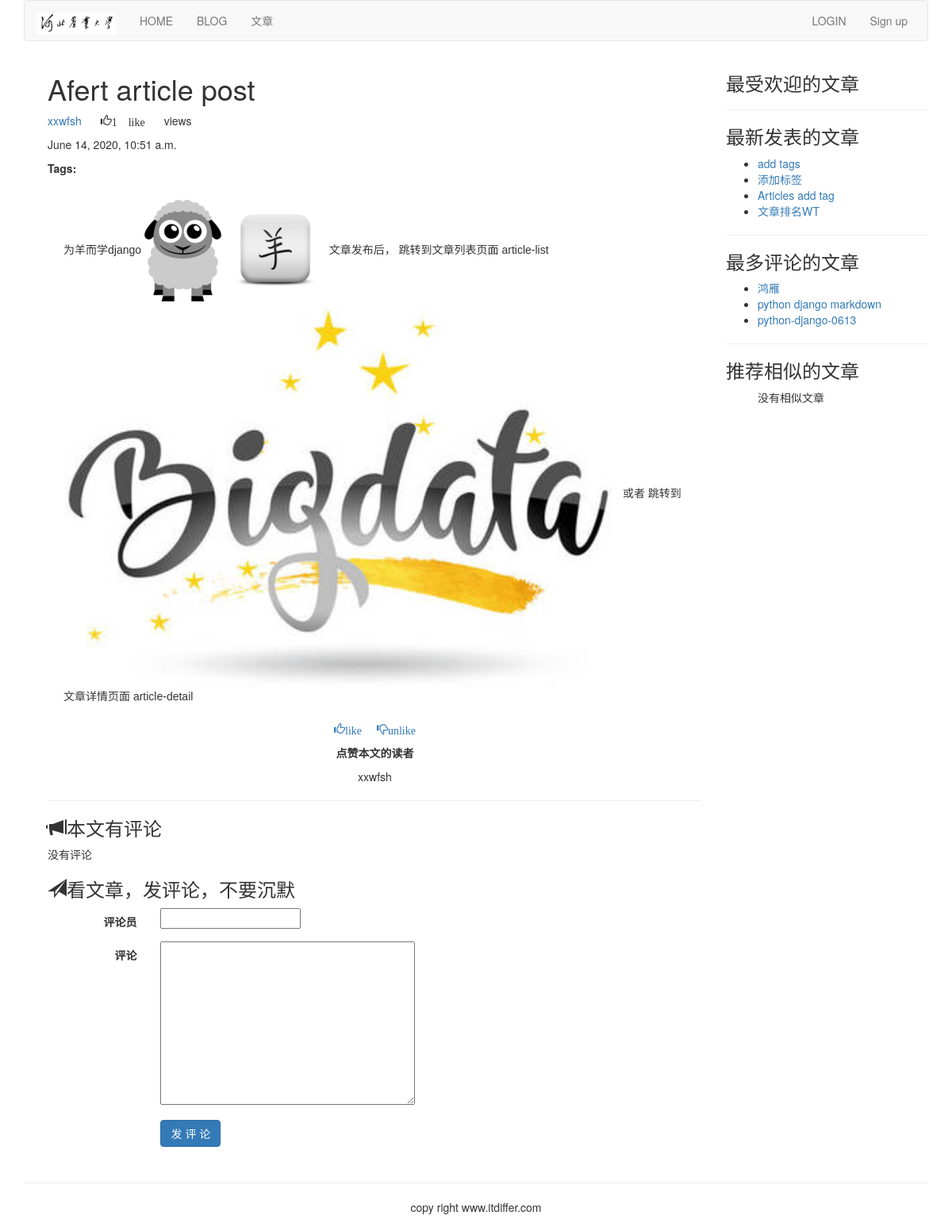
The app's page /article/list-article-detail/5/Afert-article-post/ with its own data.
### article/models.py (models this page shows, shortened)
class ArticlePost(models.Model):
    author = models.ForeignKey(User,on_delete=models.CASCADE,related_name="article")
    title = models.CharField(max_length=200)
    slug = models.SlugField(max_length=200)
    column = models.ForeignKey(ArticleColumn,on_delete=models.CASCADE,related_name="article_column")
    body = models.TextField()
    created = models.DateTimeField(default=timezone.now)
    updated = models.DateTimeField(auto_now=True)
    users_like = models.ManyToManyField(User,related_name="articles_like",blank=True)
    article_tag = models.ManyToManyField(ArticleTag,related_name="article_tag",blank=True)
    class Meta:
        ordering = ("title",)
        index_together = (("id","slug"),)
    def get_url_path(self):
        return reverse("article:list_article_detail",args=[self.id,self.slug])

### article/list_views.py (the view)
# urls.py: path('article-detail/<int:id>/<slug:slug>/', views.article_detail, name="article_detail"),
def article_detail(request,id,slug):
    article = get_object_or_404(ArticlePost,id=id,slug=slug)
    total_views = r.incr("article:{}:views".format(article.id))  # p176,对象类型:对象ID:对象属性
    r.zincrby('article_ranking', 1, article.id)
    article_ranking = r.zrange("article_ranking", 0, -1, desc=True, withscores=False)[:10]   # 降序，前10
    article_ranking_ids = [int(id) for id in article_ranking]
    most_viewed = list(ArticlePost.objects.filter(id__in=article_ranking_ids)) # 注双下划线
    most_viewed.sort(key =lambda x: article_ranking_ids.index(x.id))   # 需要再理解一下？？？？
    if request.method == 'POST':
        comment_form = CommentForm(data=request.POST)   # ("commentator","body",)
        if comment_form.is_valid():
            new_comment = comment_form.save(commit=False)
            new_comment.article = article
            new_comment.save()
    else:
        comment_form = CommentForm()
    article_tags_id = article.article_tag.values_list("id",flat=True)  # P202
    similar_articles = ArticlePost.objects.filter(article_tag__in=article_tags_id).exclude(id=article.id)
    similar_articles_sorted = similar_articles.annotate(same_tags=Count("article_tag")).order_by("-same_tags","-created")[:4]
    return render(request,"article/list/article_detail.html",{"article":article,
                                                              "total_views":total_views,
                                                              "most_viewed":most_viewed,
                                                              "comment_form":comment_form,
                                                              "similar_articles":similar_articles_sorted,
                                                              })

### article/forms.py
class CommentForm(forms.ModelForm):
    class Meta:
        model = Comment
        fields = ("commentator","body",)

### article/templatetags/article_tags.py (called while the page is built)
@register.inclusion_tag('article/list/latest_articles.html')
def latest_articles(n=5):
    latest_articles = ArticlePost.objects.order_by("-created")[:n]
    return {"latest_articles":latest_articles}

@register.simple_tag
def most_commented_articles(n=3):
    return ArticlePost.objects.annotate(total_comments=Count('comments')).order_by("-total_comments")[:n]

@register.filter(name='markdown')    # name='markdown'的作用是重命名markdown_filter(text)，为什么不能直接使用markdown(text)呢？因为import markdown
def markdown_filter(text):
    return mark_safe(markdown.markdown(text))

### templates/article/list/article_detail.html (shortened to what this page needs)
{% extends "base.html" %}
{% load static %}
{% load article_tags %}
{% block content %}
{% with total_likes=article.users_like.count   users_like=article.users_like.all %}
<div class="container">
    <div class="col-md-9">
        <header>
            <h1>{{ article.title}}</h1>
            <p>
                <a href="{% url 'article:author_article_titles' article.author.username %}">{{article.author.username  }}</a>
                <span style="margin-left:20px" class="glyphicon glyphicon-thumbs-up">{{ total_likes }} like{{ total_likes | pluralize }}</span>
                <span style="margin-left:20px">{{ total_views }} view{{ total_views | pluralize }}</span>
            </p>
            <p>{{ article.created }}</p>
            <p><span style="margin-right: 10px;"><strong>Tags:</strong></span>{{ article.article_tag.all | join:"," }}</p>
        </header>
        <link rel="stylesheet" href="{% static 'editor/css/editormd.preview.min.css' %}">
        <div id="editormd-view">
            {{ article.body | markdown }}
        </div>
        <div>
            <p class="text-center">
                <a onclick="like_article({{ article.id }}, 'like')" href="#">
                    <span class="glyphicon glyphicon-thumbs-up">like</span>
                </a>
                <a onclick="like_article({{ article.id }},'unlike')" href="#">
                    <span style="margin-left:15px;" class="glyphicon glyphicon-thumbs-down">unlike</span>
                </a>
            </p>
        </div>
        <div>
            <p class="text-center"><strong>点赞本文的读者</strong></p>
            {% for user in users_like %}
                <p class="text-center">{{user.username}}</p>
            {% empty %}
                <p class="text-center">还没有人对此文章表态</p>
            {% endfor %}
        </div>
        <hr>
        <div>
            <h3><span class="glyphicon glyphicon-bullhorn"></span>本文有{{ comments.count }}评论</h3>
            {% for comment in article.comments.all %}
                <div>
                    <p><strong>{{ comment.commentator }}</strong>说:</p>
                    <p style="margin-left:40px;">{{ comment.body }}</p>
                </div>
            {% empty %}
                <p>没有评论</p>
            {% endfor %}
            <h3><span class="glyphicon glyphicon-send"></span>看文章，发评论，不要沉默</h3>
            <form action="." method="post" class="form-horizontal" role="form">{% csrf_token %}
                <div class="form-group">
                    <label for="inputEmail3" class="col-sm-2 control-label">评论员</label>
                    <div class="col-sm-10">
                        {{ comment_form.commentator}}
                    </div>
                </div>
                <div class="form-group">
                    <label for="inputEmail3" class="col-sm-2 control-label">评论</label>
                    <div class="col-sm-10">
                        {{ comment_form.body }}
                    </div>
                </div>
                <div class="form-group">
                    <div class="col-sm-offset-2 col-sm-10">
                        <p><input type="submit" name="" value=" 发 评 论 " class="btn btn-primary"></p>
                    </div>
                </div>
            </form>
        </div>
    </div>
    <div class="col-md-3">
        <p class="text-center"><h3>最受欢迎的文章</h3></p>
        <hr>
        <p class="text-center"><h3>最新发表的文章</h3></p>
        {% latest_articles 4 %}
        <hr>
        <p class="text-center"><h3>最多评论的文章</h3></p>
        <ul>
            {% most_commented_articles as most_comments %}
            {% for article in most_comments %}
                <li>
                <a href="{{ article.get_url_path }}">{{ article.title }}</a>
                </li>
            {% endfor %}
        </ul>
        <hr>
        <p class="text-center"><h3>推荐相似的文章</h3></p>
        <ul>
            {% for similar in similar_articles %}
                <li>
                <a href="{{ similar.get_url_path }}">{{ similar.title }}</a>
                </li>
            {% empty %}
                <p>没有相似文章</p>
            {% endfor %}
        </ul>
    </div>
</div>
{% endwith %}
{% endblock %}

### templates/base.html (shortened to what this page needs)
{% load static %}
<!DOCTYPE html>
<html lang="zh-cn">
<head>
    <link rel="stylesheet" href="{% static 'css/bootstrap.css' %}">
</head>
<body>
    {% include "header.html" %}
    <div class="container">
        {% block content %}
        {% endblock %}
    </div>
    {% include "footer.html" %}
</body>
</html>

### templates/header.html (shortened to what this page needs)
{% load static %}
<div class="container">
    <nav class="navbar navbar-default" role="navigation">
        <div class="navbar-header">
            <a class="navbar-brand" href="http://www.hebau.edu.cn"><img src="{% static '/images/logo2.jpg' %}" width="100px"></a>
	    </div>
        <div>
            <ul class="nav navbar-nav" role="navigation">
                <li><a href="{% url 'home' %}">HOME</a></li>
                <li><a href="{% url 'blog:blog_title' %}">BLOG</a></li>
                <li><a href="{% url 'article:list_article_titles' %}">文章</a></li>
            </ul>
            <ul class="nav navbar-nav navbar-right" style="margin-right:10px">
                {% if user.is_authenticated %}
                    <li>
                        <div class="dropdown" style="margin-top:8px">
                            <button class='btn btn-default dropdown-toggle' type='button' id='dropdownMenu' data-toggle='dropdown'>
                                {{ user.username }}<span class='caret'></span>
                            </button>
                            <ul class="dropdown-menu">
                                <li><a href="{% url 'account:password_change' %}">修改密码</a></li>
                                <li><a href="{% url 'account:my_information' %}">个人信息</a></li>
                                <li><a href="{% url 'article:article_column' %}">后台管理</a></li>
                            </ul>
                        </div>
                    </li>
                    <li><a href="{% url 'account:user_logout' %}">Logout</a></li>
                {% else %}
                    <li><a href="{% url 'account:user_login' %}">LOGIN</a></li>
                    <li><a href="{% url 'account:user_register' %}">Sign up</a></li>
                {% endif %}
            </ul>
        </div>
    </nav>
</div>

### templates/article/list/latest_articles.html
<ul>
    {% for  article in latest_articles %}
        <li>
        <a href="{{ article.get_url_path }}">{{ article.title }}</a>
        </li>
    {% endfor %}
</ul>

### templates/footer.html
<div class="container">
    <hr>
    <p class="text-center">copy right www.itdiffer.com</p>
</div>

### records on screen
ArticlePost: title "Afert article post", author.username "xxwfsh", created "June 14, 2020, 10:51 a.m.", body "为羊而学django 文章发布后， 跳转到文章列表页面 article-list 或者 跳转到文章详情页面 article-detail", body (picture)
ArticlePost: title "add tags"
ArticlePost: title "添加标签"
ArticlePost: title "Articles add tag"
ArticlePost: title "文章排名WT"
ArticlePost: title "鸿雁"
ArticlePost: title "python django markdown"
ArticlePost: title "python-django-0613"

### other values on screen
{{ total_likes }} "1"
{{ total_views | pluralize }} "s"
{{ user.username }} "xxwfsh"
